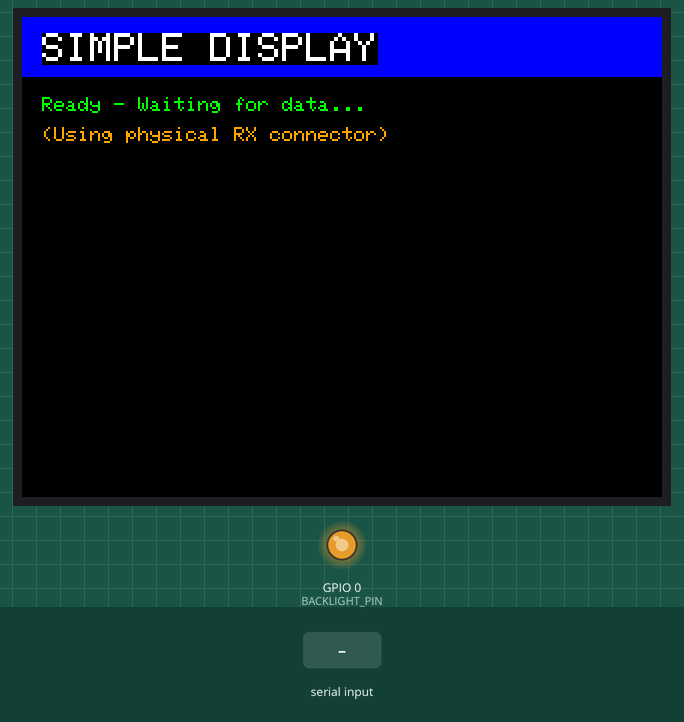
This sketch was run on a simulated ESP32. On the bench: 320×240 colour display, output pins drawn as LEDs (lit = HIGH). Inputs (shaded band) come from the test bench.

Above: at 1.5 s.
1.6 s: "1\n" received over Serial
At 2.4 s:
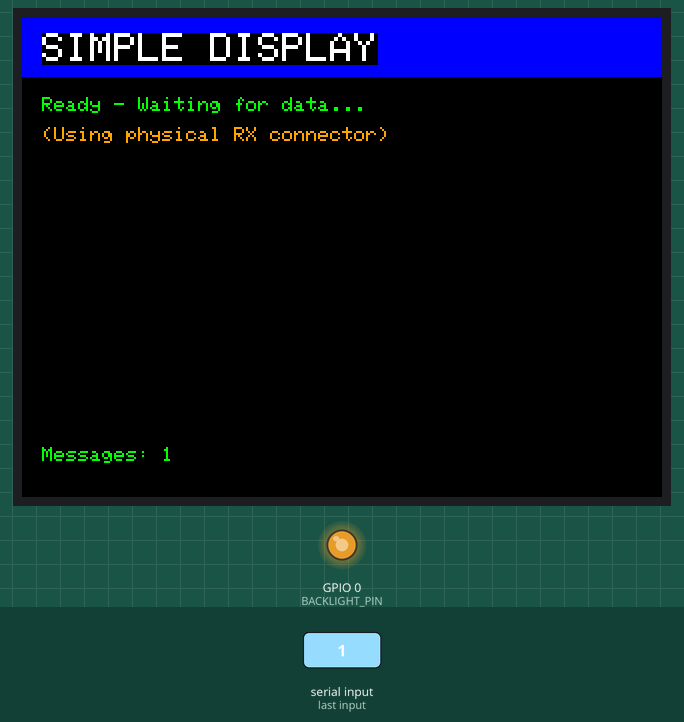
3.1 s: "0\n" received over Serial
4.6 s: "2\n" received over Serial
At 10.3 s:
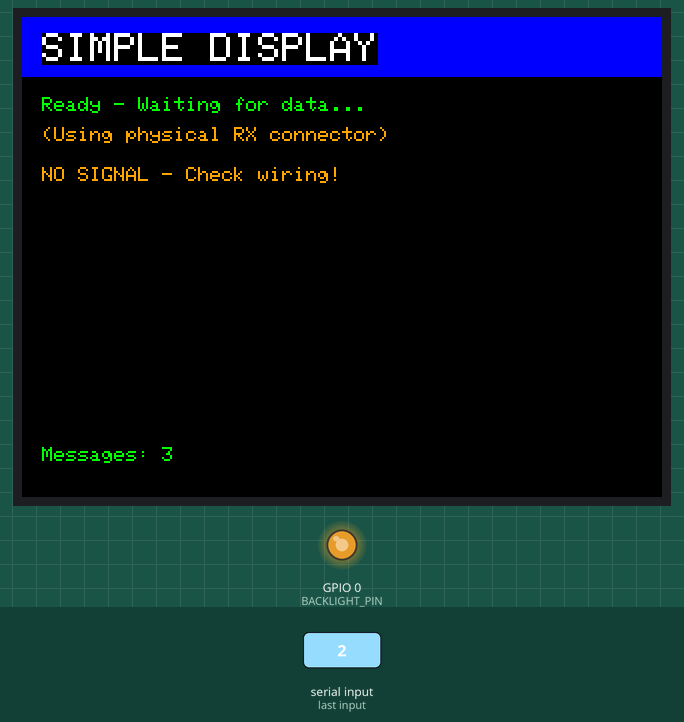
Timing chart, 0 to 11.8 s (numbered marks = the images above; inputs shaded):
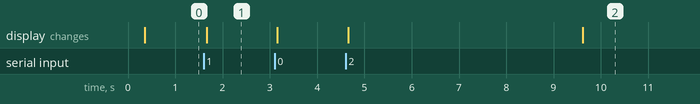

The sketch:

Display_Device.ino
```cpp
/*
  SIMPLE DISPLAY DEVICE (UART0 VERSION)

  Uses physical RX/TX connector (GPIO 3/1 = UART0)

  IMPORTANT: Serial Monitor won't work properly since UART0
  is shared between USB and physical connector!
*/

#include <Arduino.h>

#define LGFX_USE_V1
#include <LovyanGFX.hpp>

// TFT Configuration for ESP32-2432S022
class LGFX : public lgfx::LGFX_Device
{
  lgfx::Panel_ST7789 _panel_instance;
  lgfx::Bus_Parallel8 _bus_instance;

public:
  LGFX(void)
  {
    {
      auto cfg = _bus_instance.config();
      cfg.freq_write = 25000000;
      cfg.pin_wr = 4;
      cfg.pin_rd = 2;
      cfg.pin_rs = 16;
      cfg.pin_d0 = 15;
      cfg.pin_d1 = 13;
      cfg.pin_d2 = 12;
      cfg.pin_d3 = 14;
      cfg.pin_d4 = 27;
      cfg.pin_d5 = 25;
      cfg.pin_d6 = 33;
      cfg.pin_d7 = 32;
      _bus_instance.config(cfg);
      _panel_instance.setBus(&_bus_instance);
    }
    {
      auto cfg = _panel_instance.config();
      cfg.pin_cs = 17;
      cfg.pin_rst = -1;
      cfg.pin_busy = -1;
      cfg.panel_width = 240;
      cfg.panel_height = 320;
      cfg.offset_x = 0;
      cfg.offset_y = 0;
      cfg.offset_rotation = 0;
      cfg.readable = false;
      cfg.invert = false;
      cfg.rgb_order = false;
      cfg.dlen_16bit = false;
      cfg.bus_shared = true;
      _panel_instance.config(cfg);
    }
    setPanel(&_panel_instance);
  }
};

static LGFX tft;

// Pins - Physical RX/TX connector uses UART0 (GPIO 3/1)
#define UART_BAUDRATE 115200
#define BACKLIGHT_PIN 0

// Colors
#define COLOR_BG 0x0000        // Black
#define COLOR_HEADER 0x001F    // Blue
#define COLOR_TEXT 0xFFFF      // White
#define COLOR_GOOD 0x07E0      // Green
#define COLOR_WARN 0xFD20      // Orange

unsigned long lastDataTime = 0;
int messageCount = 0;

void setup() {
  // Serial (UART0) is used for physical RX/TX connector
  Serial.begin(UART_BAUDRATE);
  delay(100);

  // Backlight
  pinMode(BACKLIGHT_PIN, OUTPUT);
  analogWrite(BACKLIGHT_PIN, 200);

  // TFT init
  tft.init();
  tft.setRotation(1);  // Landscape
  tft.fillScreen(COLOR_BG);
  tft.setTextColor(COLOR_TEXT, COLOR_BG);

  // Header
  tft.fillRect(0, 0, 320, 30, COLOR_HEADER);
  tft.setTextSize(2);
  tft.setCursor(10, 8);
  tft.print("SIMPLE DISPLAY");

  // Status
  tft.setTextSize(1);
  tft.setCursor(10, 40);
  tft.setTextColor(COLOR_GOOD, COLOR_BG);
  tft.println("Ready - Waiting for data...");
  tft.setCursor(10, 55);
  tft.setTextColor(COLOR_WARN, COLOR_BG);
  tft.println("(Using physical RX connector)");

  lastDataTime = millis();
}

void loop() {
  // Check for incoming data on Serial (UART0 - physical connector)
  if (Serial.available()) {
    String msg = Serial.readStringUntil('\n');
    msg.trim();

    if (msg.length() > 0) {
      lastDataTime = millis();
      messageCount++;

      // Parse CSV data: KEY:VALUE,KEY2:VALUE2,...
      tft.fillRect(0, 70, 320, 140, COLOR_BG);  // Clear data area
      yield();  // Feed watchdog after fillRect

      int y = 80;
      int start = 0;
      int itemCount = 0;
      tft.setTextSize(2);

      while (start < msg.length() && itemCount < 7) {  // Limit to 7 items
        yield();  // Feed watchdog in loop!

        int comma = msg.indexOf(',', start);
        if (comma == -1) comma = msg.length();

        String pair = msg.substring(start, comma);
        int colon = pair.indexOf(':');

        if (colon > 0) {
          String key = pair.substring(0, colon);
          String value = pair.substring(colon + 1);

          // Display key:value pair
          tft.setCursor(10, y);
          tft.setTextColor(COLOR_WARN, COLOR_BG);
          tft.print(key);
          tft.print(": ");
          tft.setTextColor(COLOR_TEXT, COLOR_BG);
          tft.println(value);

          y += 20;
          itemCount++;
        }

        start = comma + 1;
      }

      // Show message count
      yield();  // Feed watchdog before more TFT ops
      tft.fillRect(0, 210, 320, 20, COLOR_BG);
      tft.setTextSize(1);
      tft.setCursor(10, 215);
      tft.setTextColor(COLOR_GOOD, COLOR_BG);
      tft.print("Messages: ");
      tft.print(messageCount);
    }
  }

  // Check for timeout (no data for 5 seconds)
  if (millis() - lastDataTime > 5000 && messageCount > 0) {
    tft.fillRect(0, 70, 320, 20, COLOR_BG);
    tft.setTextSize(1);
    tft.setCursor(10, 75);
    tft.setTextColor(COLOR_WARN, COLOR_BG);
    tft.println("NO SIGNAL - Check wiring!");
    lastDataTime = millis();  // Reset to avoid spam
  }

  delay(10);  // Small delay to prevent tight loop
}
```

Measured:
- after the input at 1.6 s, the display: changes after 0.06 s (image 1)
- after the input at 4.6 s, the display: first changes after 0.05 s (image 2 shows a later state)
